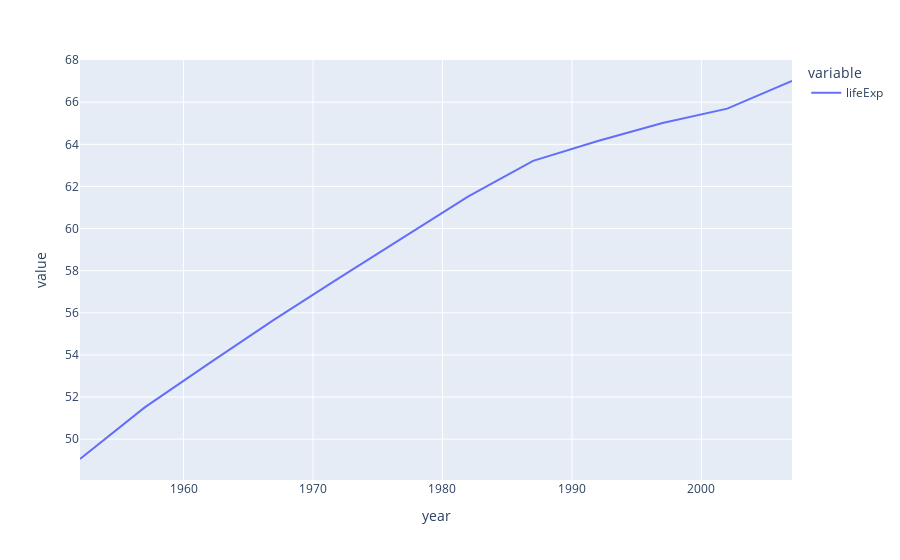

The notebook cell this image was saved under:
### Code cell
ans1 = gapminder.groupby("year")[["lifeExp"]].agg("mean")
px.line(ans1)

### Figure 1 — Plotly figure (JSON) as saved in the notebook; plotly's stock layout.template omitted (floating-point values rounded to 4 significant figures)
{"data": [{"hovertemplate": "variable=lifeExp<br>year=%{x}<br>value=%{y}<extra></extra>", "legendgroup": "lifeExp", "line": {"color": "#636efa", "dash": "solid"}, "marker": {"symbol": "circle"}, "mode": "lines", "name": "lifeExp", "orientation": "v", "showlegend": true, "type": "scatter", "x": [1952, 1957, 1962, 1967, 1972, 1977, 1982, 1987, 1992, 1997, 2002, 2007], "xaxis": "x", "y": [49.06, 51.51, 53.61, 55.68, 57.65, 59.57, 61.53, 63.21, 64.16, 65.01, 65.69, 67.01], "yaxis": "y"}], "layout": {"autosize": true, "legend": {"title": {"text": "variable"}, "tracegroupgap": 0}, "margin": {"t": 60}, "xaxis": {"anchor": "y", "autorange": true, "domain": [0, 1], "range": [1952, 2007], "title": {"text": "year"}, "type": "linear"}, "yaxis": {"anchor": "x", "autorange": true, "domain": [0, 1], "range": [48.06, 68.0], "title": {"text": "value"}, "type": "linear"}}}
